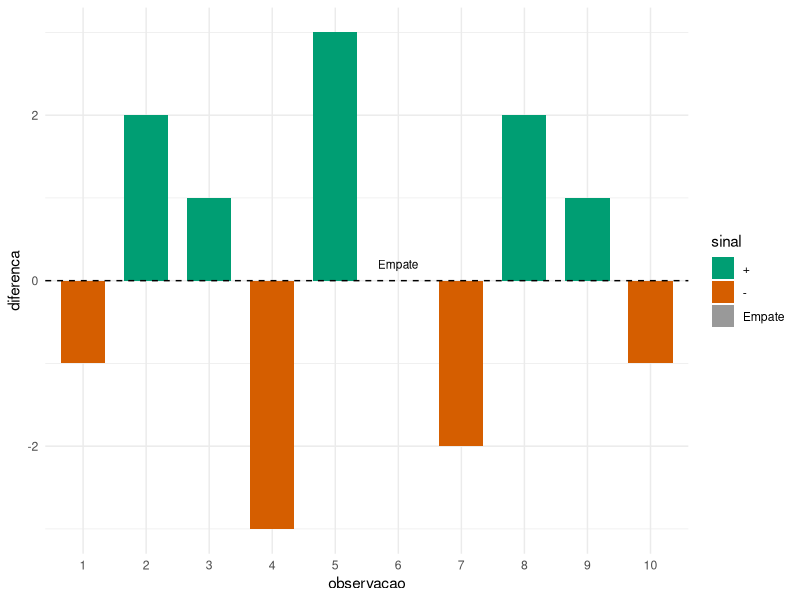

The R script that drew this image:
# teste não-paramétrico do sinal para a mediana ----

# biblioteca ggplot2 ----
library(ggplot2)

# paleta okabe-ito ----
pal <- c("+" = "#009E73", "-" = "#D55E00", "Empate" = "#999999")

# dados da amostra ----
x <- c(12, 15, 14, 10, 16, 13, 11, 15, 14, 12)

# mediana hipotética ----
m0 <- 13

# diferença entre observação e mediana hipotética ----
d <- x - m0

# classificação dos sinais ----
sign <- ifelse(d > 0, "+",
               ifelse(d < 0, "-", "Empate"))

# estatística do teste s (número de sinais positivos) ----
S <- sum(sign == "+")

# tamanho efetivo da amostra (empates removidos) ----
n <- sum(sign != "Empate")

# teste exato usando distribuição binomial ----
teste_exato <- binom.test(S, n, 0.5)
teste_exato

p_exato <- teste_exato$p.value

# aproximação normal ----
z <- (S - n / 2) / sqrt(n / 4)
z

# p-valor bicaudal da aproximação normal ----
p_normal <- 2 * pnorm(-abs(z))

# resultados ----
cat("S =", S, "\n")
cat("n =", n, "\n")
cat("p-valor exato =", p_exato, "\n")
cat("p-valor aproximacao normal =", p_normal, "\n")

# data frame para gráfico ----
df <- data.frame(
  observacao = factor(1:length(x)),
  diferenca = d,
  sinal = factor(sign, levels = c("+", "-", "Empate"))
)

# gráfico dos sinais ----
ggplot(df, aes(observacao, diferenca, fill = sinal)) +
  geom_col(width = 0.7) +
  geom_hline(yintercept = 0, linetype = "dashed") +
  geom_text(
    data = subset(df, sinal == "Empate"),
    aes(observacao, 0.2, label = "Empate"),
    inherit.aes = FALSE,
    size = 3
  ) +
  scale_fill_manual(values = pal) +
  theme_minimal()
